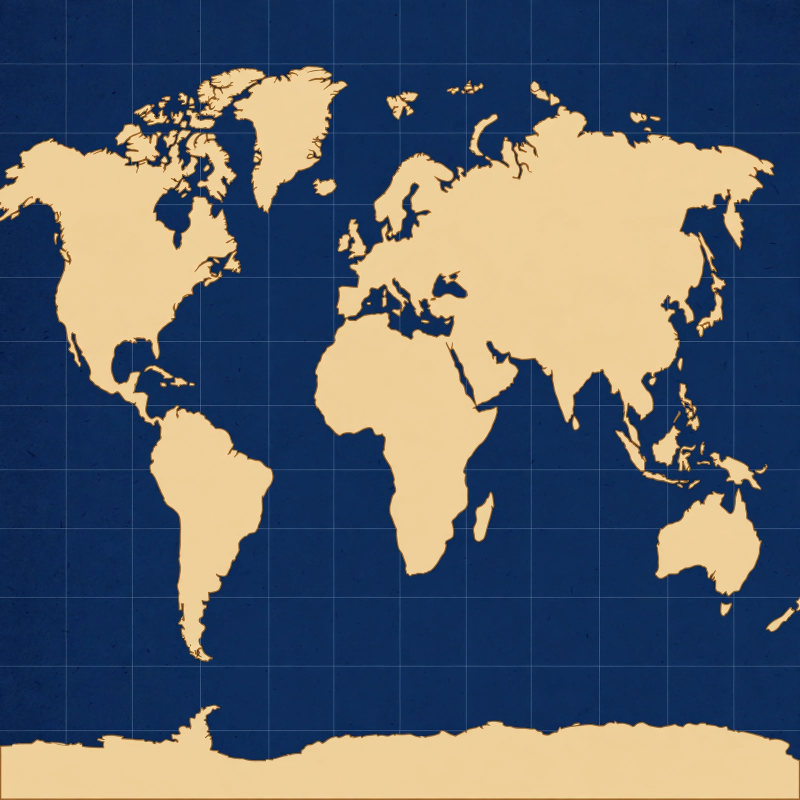
#> input picture assets/worldmap.png, 1600 x 1600 px (shown at 1/2 size)
$ python build_entry.py
#> lines starting #> are read from the running program, lines starting #| are printed output that depends on the picture
#!/usr/bin/env python3
"""Build entry.png for make.fun news-image-20261120 (zech v2).

World map with story pins + side timeline rail, summarising the world news
of Friday 20 November 2026. Runs locally only; the graded entrypoint is
main.py, which simply copies the finished entry.png to /output/entry.png.

Layout (1024x1024): navy header with the date huge, world-map panel with
numbered pins on the left, chronological timeline rail on the right,
stats strip under the map, footer with the six cities + sources.
"""
import hashlib
import os
import sys
from pathlib import Path

from PIL import Image, ImageDraw, ImageFont

ROOT = Path(__file__).resolve().parent
ASSET = ROOT / "assets" / "worldmap.png"
OUT = ROOT / "entry.png"

W, H = 1024, 1024
NAVY = (16, 35, 63)
NAVY_DARK = (11, 26, 48)
GOLD = (227, 185, 78)
PAPER = (246, 241, 230)
INK = (26, 36, 51)
MUTED = (51, 71, 94)
RAIL_TEXT = (201, 212, 227)
RED = (192, 57, 43)
WHITE = (255, 255, 255)

FONT_DIR = "/usr/share/fonts/truetype/dejavu"


def font(name, size):
    return ImageFont.truetype(os.path.join(FONT_DIR, name), size)


FB = lambda s: font("DejaVuSans-Bold.ttf", s)   # noqa: E731
FR = lambda s: font("DejaVuSans.ttf", s)        # noqa: E731


def text_w(draw, text, fnt):
    return draw.textlength(text, font=fnt)


def wrap(draw, text, fnt, max_w, max_lines=2):
    """Greedy word wrap; returns list of lines (at most max_lines)."""
    words = text.split()
    lines, cur = [], ""
    for word in words:
        trial = (cur + " " + word).strip()
        if draw.textlength(trial, font=fnt) <= max_w or not cur:
            cur = trial
        else:
            lines.append(cur)
            cur = word
    if cur:
        lines.append(cur)
    return lines[:max_lines]


# Stories, in chronological (timeline) order. Pin coords are in the
# 1600x1420 cropped world-map space (Antarctica strip removed).
# label: side the map label sits on relative to the pin.
STORIES = [
    dict(num=1, tag="OVERNIGHT", city="RIYADH", pin=(955, 695),
         map_tag="Missile hits PIF Tower", label="right",
         head="Houthi missile hits PIF Tower",
         detail="Riyadh's tallest tower hit; no injuries."),
    dict(num=2, tag="MORNING", city="NEW YORK", pin=(458, 530),
         map_tag="Anthropic +17%", label="left",
         head="Anthropic lists on Nasdaq, +17%",
         detail="First pure-AI firm to list; shares near $97."),
    dict(num=3, tag="MORNING", city="TAIPEI", pin=(1405, 640),
         map_tag="Stocks -6.2%", label="above",
         head="Stocks plunge 6.2% in a day",
         detail="Taiex sheds 2,394 pts; worst week since 1991."),
    dict(num=4, tag="MIDDAY", city="BRUSSELS", pin=(775, 500),
         map_tag="Youth-mobility deal", label="below-left",
         head="UK-EU agree youth-mobility deal",
         detail="Youth-mobility: 100,000 a year, ages 18-31."),
    dict(num=5, tag="AFTERNOON", city="KYIV", pin=(900, 505),
         map_tag="Missiles hit again", label="above",
         head="Missiles strike Kyiv again",
         detail="UK pledges 1,000+ drones, £260m package."),
    dict(num=6, tag="EVENING", city="NAIROBI", pin=(950, 850),
         map_tag="Last Ebola patient home", label="left",
         head="Kenya's last Ebola patient goes home",
         detail="Discharged 37 days after the first case."),
]

MAP_X, MAP_Y, MAP_W, MAP_H = 24, 166, 666, 592
CROP_H = 1420  # worldmap.png cropped to 1600x1420 (Antarctica removed)


def map_point(pin):
    """World-map coords -> canvas coords inside the map panel."""
    return (MAP_X + pin[0] * MAP_W / 1600.0,
            MAP_Y + pin[1] * MAP_H / CROP_H)


def draw_pin(draw, cx, cy, num):
    draw.ellipse([cx - 17, cy - 17, cx + 17, cy + 17], fill=WHITE)
    draw.ellipse([cx - 14, cy - 14, cx + 14, cy + 14], fill=RED)
    label = str(num)
    fnt = FB(20)
    tw = draw.textlength(label, font=fnt)
    th = fnt.getbbox(label)[3]
    draw.text((cx - tw / 2, cy - th / 2 - 1), label, font=fnt, fill=WHITE)


def draw_map_label(draw, story, cx, cy):
    """City + short tag beside/above the pin, with a leader line."""
    city_f, tag_f = FB(20), FR(15)
    city, tag = story["city"], story["map_tag"]
    side = story["label"]
    cw = draw.textlength(city, font=city_f)
    tw = draw.textlength(tag, font=tag_f)
    if side == "left":
        lx = cx - 26 - max(cw, tw)
        ly = cy - 21
        draw.line([(cx - 18, cy), (lx + max(cw, tw) + 4, cy)], fill=NAVY, width=2)
    elif side == "below-left":
        # right-aligned under the pin, clear of neighbouring pins/labels
        lx = cx - 47 - max(cw, tw)
        ly = cy + 36
        draw.line([(cx - 12, cy + 12), (lx + max(cw, tw), ly - 2)],
                  fill=NAVY, width=2)
    elif side == "right":
        lx = cx + 26
        ly = cy - 21
        draw.line([(cx + 18, cy), (lx - 4, cy)], fill=NAVY, width=2)
    else:  # above, centred on the pin
        lx = cx - max(cw, tw) / 2
        ly = cy - 66
        draw.line([(cx, cy - 18), (cx, ly + 44)], fill=NAVY, width=2)
    for txt, fnt, yy in ((city, city_f, ly), (tag, tag_f, ly + 23)):
        draw.text((lx, yy), txt, font=fnt, fill=NAVY,
                  stroke_width=3, stroke_fill=PAPER)


def build():
    base = Image.open(ASSET).convert("RGB")
#> base is the input picture: PIL image 1600x1600 RGB; mean R, G, B 91.7, 98.9, 108.7
    world = base.crop((0, 0, 1600, CROP_H)).resize((MAP_W, MAP_H), Image.LANCZOS)
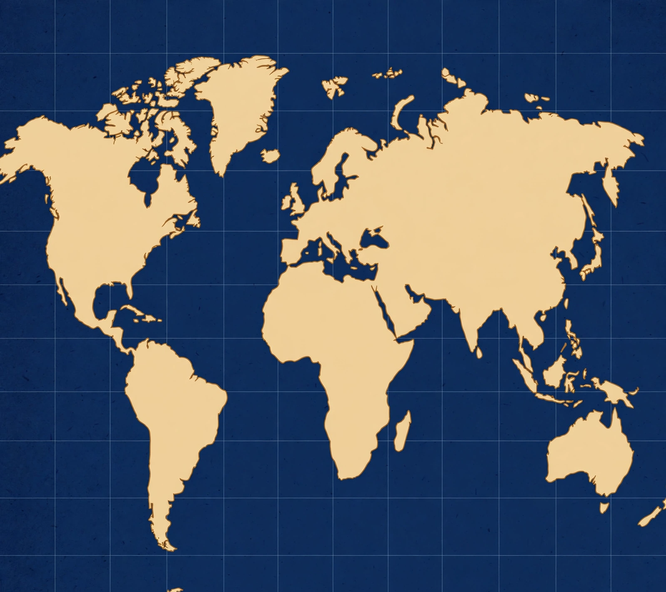
#> world: PIL image 666x592 RGB; mean R, G, B 81.5, 91.6, 105.9
    # Self-check: every pin must sit on land (bright beige), not ocean.
    grey = base.convert("L")
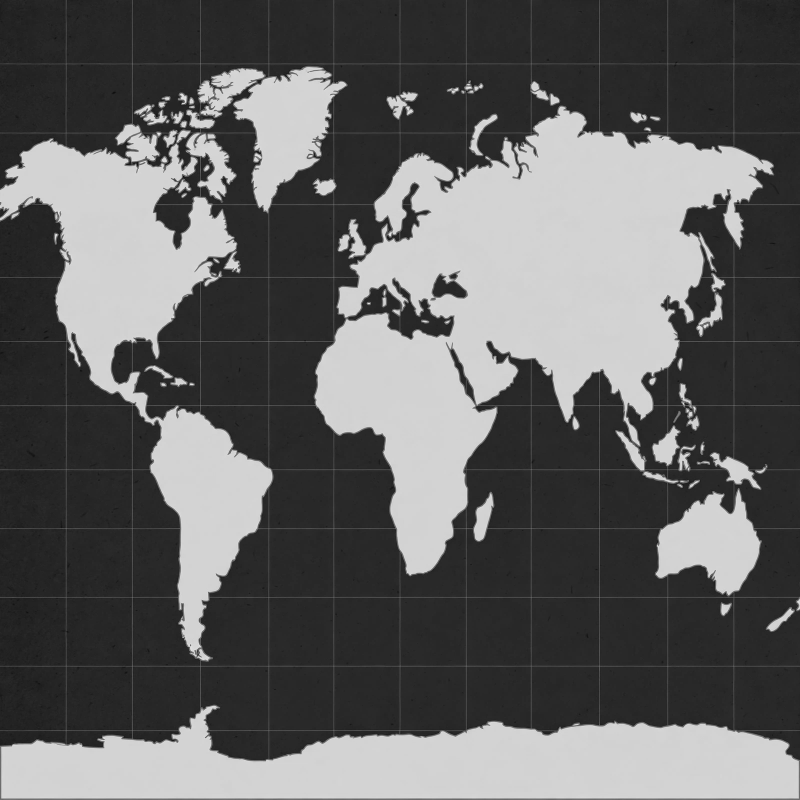
#> grey: PIL image 1600x1600 L (shown at 1/2 size); min 6, max 242, mean 97.9
    for s in STORIES:
        x, y = s["pin"]
        v = grey.getpixel((x, y))
        if v < 120:
            print(f"WARNING: pin {s['num']} {s['city']} on dark pixel ({v})",
                  file=sys.stderr)
#> this loop made 6 passes
#> v on passes 1 to 6: 210, 213, 217, 211, 211, 210

    canvas = Image.new("RGB", (W, H), PAPER)
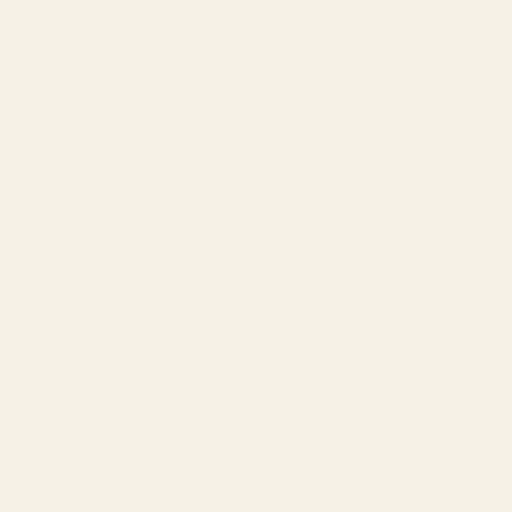
#> canvas: PIL image 1024x1024 RGB (shown at 1/2 size); mean R, G, B 246, 241, 230
    draw = ImageDraw.Draw(canvas)

    # ---- header ----
    draw.rectangle([0, 0, W, 150], fill=NAVY)
    draw.text((36, 20), "FRIDAY  ·  THE WORLD IN ONE DAY",
              font=FB(26), fill=GOLD)
    date = "20 NOVEMBER 2026"
    size = 88
    while text_w(draw, date, FB(size)) > 952 and size > 40:
        size -= 2
#> this loop made 2 passes
#> size on passes 1 to 2: 86, 84
#> after the loop, size = 84
    draw.text((34, 52), date, font=FB(size), fill=WHITE)

    # ---- map panel ----
    canvas.paste(world, (MAP_X, MAP_Y))
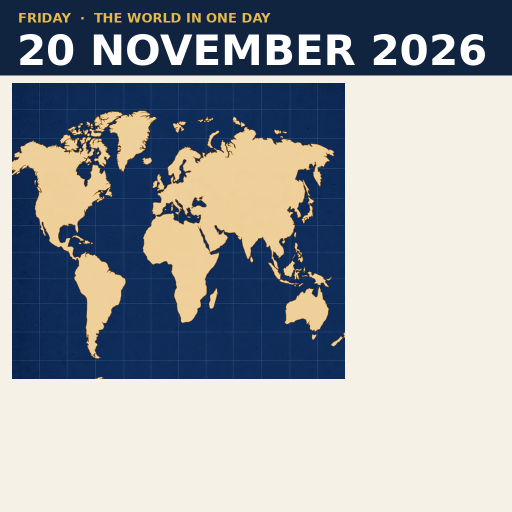
#> canvas: PIL image 1024x1024 RGB (shown at 1/2 size); mean R, G, B 157.5, 160.9, 163.9
    draw.rectangle([MAP_X, MAP_Y, MAP_X + MAP_W, MAP_Y + MAP_H],
                   outline=NAVY, width=3)
    for s in STORIES:
        cx, cy = map_point(s["pin"])
        draw_map_label(draw, s, cx, cy)
    for s in STORIES:
        cx, cy = map_point(s["pin"])
        draw_pin(draw, cx, cy, s["num"])

    # ---- stats strip under the map ----
    stats = [
        ("100,000", "youth visas a year,\nUK-EU deal"),
        ("-6.2%", "Taiwan stocks\nin one day"),
        ("+17%", "Anthropic's Nasdaq\ndebut"),
    ]
    sy = 774
    for i, (num, cap) in enumerate(stats):
        cx = 24 + 111 + i * 222
        draw.text((cx - text_w(draw, num, FB(34)) / 2, sy), num,
                  font=FB(34), fill=NAVY)
        for j, line in enumerate(cap.split("\n")):
            draw.text((cx - text_w(draw, line, FR(15)) / 2, sy + 44 + j * 19),
                      line, font=FR(15), fill=MUTED)
    for x in (246, 468):
        draw.line([(x, sy + 6), (x, sy + 76)], fill=(201, 191, 169), width=2)

    # ---- timeline rail ----
    draw.rectangle([706, 166, 1000, 856], fill=NAVY)
    draw.text((722, 174), "THE DAY IN ORDER", font=FB(25), fill=GOLD)
    draw.line([(722, 206), (984, 206)], fill=GOLD, width=2)
    row_y, row_h = 212, 107
    for i, s in enumerate(STORIES):
        y0 = row_y + i * row_h
        # number chip
        ccx, ccy = 739, y0 + 20
        draw.ellipse([ccx - 17, ccy - 17, ccx + 17, ccy + 17], fill=GOLD)
        n = str(s["num"])
        draw.text((ccx - text_w(draw, n, FB(20)) / 2, ccy - 11), n,
                  font=FB(20), fill=NAVY)
        # tag line
        draw.text((766, y0 + 1),
                  f"{s['num']:02d} · {s['tag']} — {s['city']}",
                  font=FB(13), fill=GOLD)
        # headline (max 2 lines)
        lines = wrap(draw, s["head"], FB(19), 218, 2)
        hy = y0 + 18
        for ln in lines:
            draw.text((766, hy), ln, font=FB(19), fill=WHITE)
            hy += 24
        # detail (max 2 lines)
        dlines = wrap(draw, s["detail"], FR(14), 218, 2)
        dy = hy + 2
        for ln in dlines:
            draw.text((766, dy), ln, font=FR(14), fill=RAIL_TEXT)
            dy += 18
#> this loop made 6 passes
#> dlines on passes 1 to 6: ["Riyadh's tallest tower hit; no", 'injuries.'], ['First pure-AI firm to list; shares', 'near $97.'], ['Taiex sheds 2,394 pts; worst', 'week since 1991.'], ['Youth-mobility: 100,000 a', 'year, ages 18-31.'], ['UK pledges 1,000+ drones,', '£260m package.'], ['Discharged 37 days after the', 'first case.']

    # ---- footer ----
    draw.rectangle([0, 872, W, H], fill=NAVY)
    ticker = "BRUSSELS · NEW YORK · TAIPEI · KYIV · RIYADH · NAIROBI"
    draw.text(((W - text_w(draw, ticker, FB(23))) / 2, 890), ticker,
              font=FB(23), fill=GOLD)
    motto = "SIX STORIES · FIVE CONTINENTS · ONE DAY"
    draw.text(((W - text_w(draw, motto, FB(19))) / 2, 924), motto,
              font=FB(19), fill=WHITE)
    src = ("Stories as reported on Friday 20 November 2026 · Sources: BBC · "
           "Reuters · The Wall Street Journal · Yonhap · OneTurn")
    draw.text(((W - text_w(draw, src, FR(14))) / 2, 956), src,
              font=FR(14), fill=RAIL_TEXT)

    # ---- save: PNG, JPEG fallback if over 1 MiB ----
    canvas.save(OUT, format="PNG", optimize=True)
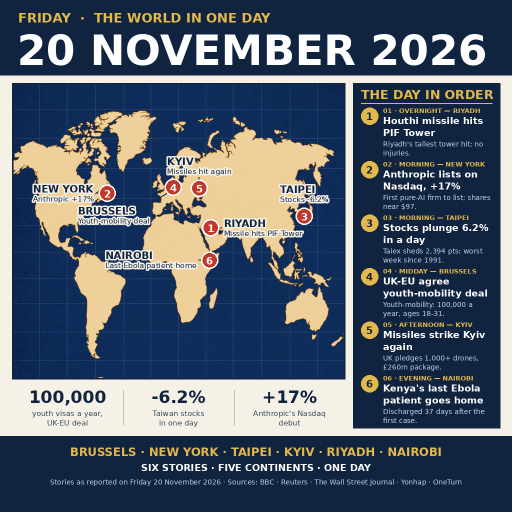
#> saved as entry.png: PIL image 1024x1024 RGB (shown at 1/2 size); mean R, G, B 86.1, 96.4, 110.6
    if OUT.stat().st_size > 1048576:
        canvas.save(OUT, format="JPEG", quality=88, optimize=True)
        print("saved as JPEG bytes (still named entry.png)")
    data = OUT.read_bytes()
    print(f"entry.png: {len(data)} bytes, {canvas.size}, "
          f"sha256={hashlib.sha256(data).hexdigest()}")
#| entry.png: 461010 bytes, (1024, 1024), sha256=55bc43380b019b646fd3c0ba0ddd8d53d523ed9adbc548b65412742c4522137b


if __name__ == "__main__":
    build()
